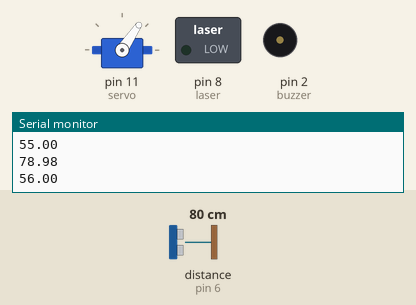
Recording of a sketch running on a simulated Arduino Uno, built with avr-gcc and run on an emulated ATmega328P. Shown: servo, switched loads named in the sketch (green lamp = pin HIGH), buzzer (waves = sounding), the last lines printed to the serial monitor. Wiring (inferred from the names in the program): ultrasonic range finder: trigger pin 5; echo pin 6. Dashed ring = blinking. Inputs (shaded band) come from the test bench; at power-on: distance to the obstacle (sensor on pin 6) 80 cm. The echo pulse lasts 58.3 µs per cm; pins used as bus, display or sensor lines are not drawn.

Above: at 1.2 s.
1.3 s: distance to the obstacle (sensor on pin 6) set to 23 cm
At 2.4 s:
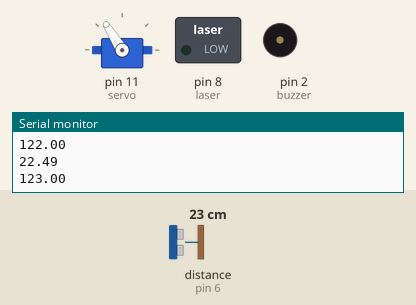
4.3 s: distance to the obstacle (sensor on pin 6) set to 19 cm
At 4.46 s:
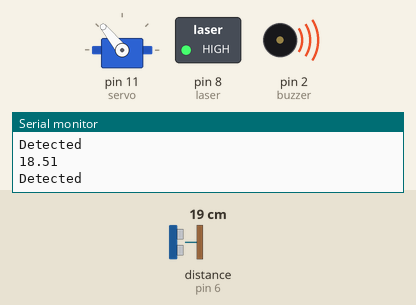
7.3 s: distance to the obstacle (sensor on pin 6) set to 60 cm
At 8.3 s:
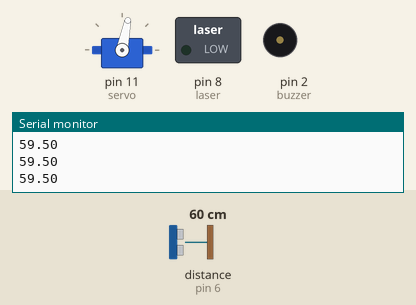
10.3 s: distance to the obstacle (sensor on pin 6) set to 2 cm
At 10.73 s:
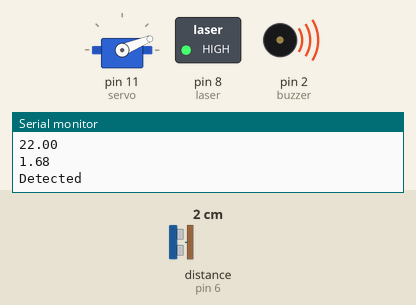
13.3 s: distance to the obstacle (sensor on pin 6) set to 250 cm
16.3 s: distance to the obstacle (sensor on pin 6) set to 35 cm
Timing chart, 0 to 20.3 s (numbered marks = the images above; inputs shaded):
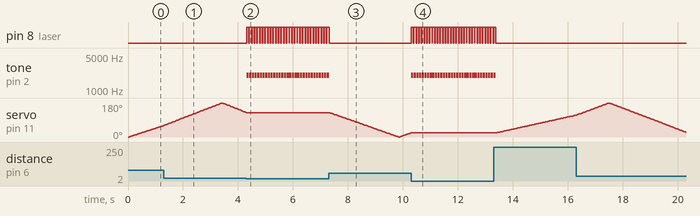

Measured:
- the behaviour switches between 21 and 20 cm on distance to the obstacle (sensor on pin 6) (found by bisection; images 1 and 2)
- after the input at 4.3 s, pin 8 (laser): alternates HIGH for 0.08 s and LOW for 0.02 s, starting at once; tone on pin 2 (buzzer): alternates 2000 Hz for 0.08 s and silent for 0.02 s, starting at once; servo on pin 11 (servo): goes on until 4.3 s, then stays 129°
- after the input at 7.3 s, pin 8 (laser): goes on until 7.3 s, then stays LOW; tone on pin 2 (buzzer): goes on until 7.3 s, then stays silent
- after the input at 10.3 s, pin 8 (laser): alternates HIGH for 0.08 s and LOW for 0.02 s, starting at once; tone on pin 2 (buzzer): alternates 2000 Hz for 0.08 s and silent for 0.02 s, starting at once; servo on pin 11 (servo): stays 22° (without the input it goes to 24° after 0.03 s)
- after the input at 13.3 s, pin 8 (laser): goes on until 13.4 s, then stays LOW; tone on pin 2 (buzzer): goes on until 13.4 s, then stays silent; servo on pin 11 (servo): moves from 22° to 116° over 2.9 s, starting after 0.11 s
- by itself, servo on pin 11 (servo): rises from 60° to 180° in 2.1 s, then falls to 131° in 0.87 s

The sketch:

Servo_Joystick.ino
```cpp
#include <Servo.h>
#define servo 11
#define trigPin 5
#define echoPin 6
#define laser 8
#define buzzer 2
#define x_axis A0
#define y_axis A1

Servo servoMotor;
const int deadzone = 20;
const int center = 512;
float angle = 0;
void setup() {
  Serial.begin(9600);
  servoMotor.attach(servo);
  pinMode(trigPin, OUTPUT);
  pinMode(echoPin, INPUT);
  pinMode(laser, OUTPUT);
  pinMode(buzzer, OUTPUT);
}

void loop() {
  long duration = 0;
  float distance = 0;

  for (angle = 0; angle <= 180; angle += 1) {
    Serial.println(angle);
    servoMotor.write(angle);              // Tell servo to go to position in variable 'angle'
    delay(15);                         // Wait 15ms for the servo to reach the position
    digitalWrite(trigPin, LOW);
    delayMicroseconds(2);
    digitalWrite(trigPin, HIGH);
    delayMicroseconds(10);
    digitalWrite(trigPin, LOW);

    duration = pulseIn(echoPin, HIGH);
    distance = duration * 0.034 / 2;
    Serial.println(distance);
    if (distance < 20) {
      Serial.println("Detected");
      digitalWrite(laser, HIGH);
      tone(buzzer, 2000);
      delay(80); // Play for a very brief 80 milliseconds

      // Turn the buzzer off
      noTone(buzzer);
      angle--;
    }

    digitalWrite(laser, LOW);
  }

  // Sweep from 180 back to 0 degrees
  for (angle = 180; angle >= 0; angle -= 1) {
    servoMotor.write(angle);              // Tell servo to go to position in variable 'angle'
    delay(15);                         // Wait 15ms for the servo to reach the position
    digitalWrite(trigPin, LOW);
    delayMicroseconds(2);
    digitalWrite(trigPin, HIGH);
    delayMicroseconds(10);
    digitalWrite(trigPin, LOW);

    duration = pulseIn(echoPin, HIGH);
    distance = duration * 0.034 / 2;
    Serial.println(distance);
    if (distance < 20) {
      Serial.println("Detected");
      digitalWrite(laser, HIGH);
      tone(buzzer, 2000);
      delay(80); // Play for a very brief 80 milliseconds

      // Turn the buzzer off
      noTone(buzzer);
      angle++;
    }

    digitalWrite(laser, LOW);
  }


}
```
